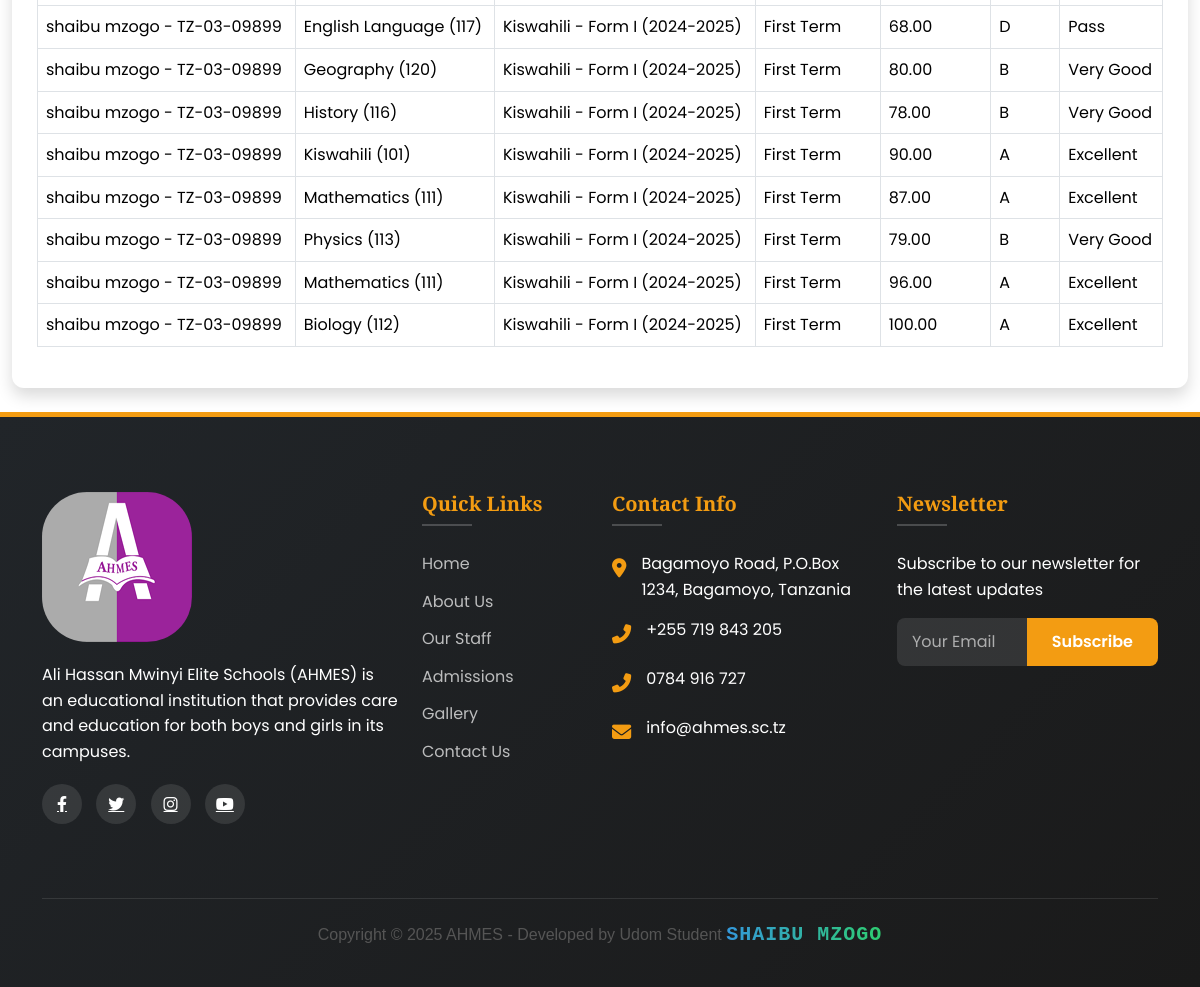
The app's page /teacher/gradebook/ (signed in, lower part), older data.
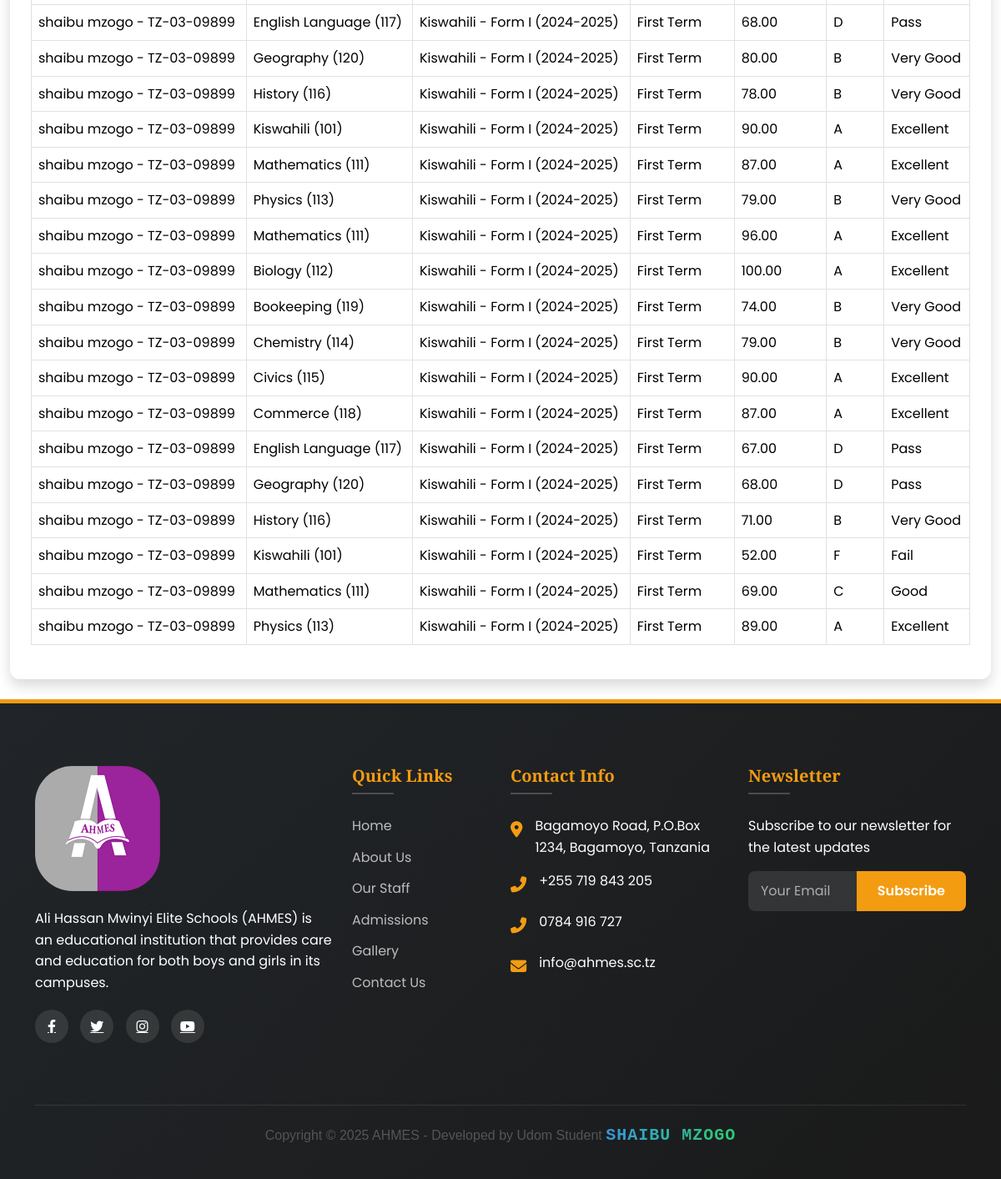
The same page, newer data.
### main/models.py (models this page shows, shortened)
class Result(models.Model):
    TERM_CHOICES = [('1','First Term'),('2','Second Term')]
    student = models.ForeignKey(Student, on_delete=models.CASCADE, related_name='results')
    subject = models.ForeignKey(Subject, on_delete=models.CASCADE)
    school_class = models.ForeignKey(SchoolClass, on_delete=models.CASCADE)
    term = models.CharField(max_length=1, choices=TERM_CHOICES)
    academic_year = models.CharField(max_length=20)
    week_number = models.PositiveSmallIntegerField()
    exam_score = models.DecimalField(max_digits=5, decimal_places=2)
    total_score = models.DecimalField(max_digits=5, decimal_places=2, editable=False)
    grade = models.CharField(max_length=2, editable=False)
    remark = models.CharField(max_length=100, editable=False)
    teacher = models.ForeignKey(StaffMember, on_delete=models.CASCADE, related_name='results_given')
    is_approved = models.BooleanField(default=False)
    approved_by = models.ForeignKey(User, null=True, blank=True, on_delete=models.SET_NULL, related_name='approved_results')
    date_approved = models.DateTimeField(null=True, blank=True)
    class Meta:
        unique_together = ('student','subject','term','academic_year','week_number')

class Student(models.Model):
    GENDER_CHOICES = [
        ('M', 'Male'),
        ('F', 'Female'),
    ]
    user = models.OneToOneField(
        User,
        on_delete=models.CASCADE,
        related_name='student_profile',
        null=True,
        blank=True
    )
    first_name = models.CharField(max_length=100)
    middle_name = models.CharField(max_length=100, blank=True)
    last_name = models.CharField(max_length=100)
    gender = models.CharField(max_length=1, choices=GENDER_CHOICES)
    date_of_birth = models.DateField()
    admission_number = models.CharField(max_length=20, unique=True)
    campus = models.ForeignKey(
        Campus,
        on_delete=models.CASCADE,
        related_name='students'
    )
    level = models.ForeignKey(
        Level,
        on_delete=models.CASCADE,
        related_name='students'
    )
    admission_date = models.DateField()
    parent = models.ForeignKey(
        Parent,
        on_delete=models.CASCADE,
        related_name='students',
        null=True,
        blank=True
    )
    profile_picture = CloudinaryField(
        'students/profile_pictures',
        folder="school/students/profile_pictures",
        transformation={'quality': 'auto:good', 'width': 300, 'height': 300, 'crop': 'fill'},
        blank=True,
        null=True
    )
    created_at = models.DateTimeField(auto_now_add=True)
    updated_at = models.DateTimeField(auto_now=True)
    def __str__(self):
        return f"{self.first_name} {self.last_name} - {self.admission_number}"
    class Meta:
        ordering = ['-created_at']
        verbose_name = 'Student'
        verbose_name_plural = 'Students'

class Subject(models.Model):
    name = models.CharField(max_length=100)
    code = models.CharField(max_length=20, unique=True)
    description = models.TextField(blank=True)
    level = models.ForeignKey(Level, on_delete=models.CASCADE, related_name='subjects')
    def __str__(self):
        return f"{self.name} ({self.code})"

class SchoolClass(models.Model):
    name = models.CharField(max_length=100)
    level = models.ForeignKey(Level, on_delete=models.CASCADE)
    teacher = models.ForeignKey(StaffMember, on_delete=models.CASCADE)
    students = models.ManyToManyField(Student)
    academic_year = models.CharField(max_length=20)
    created_at = models.DateTimeField(auto_now_add=True)
    updated_at = models.DateTimeField(auto_now=True)
    def __str__(self):
        return f"{self.name} - {self.level.name} ({self.academic_year})"

class Level(models.Model):
    name = models.CharField(max_length=100)
    description = models.TextField()

### main/views.py (the view)
# urls.py: path('teacher/gradebook/', views.teacher_gradebook, name='teacher_gradebook'),
@login_required
@user_passes_test(is_teacher)
def teacher_gradebook(request):
    teacher = request.user.staff_profile
    results = Result.objects.filter(teacher=teacher, is_approved=True)
    return render(request, 'academics/teacher_gradebook.html', {
        'results': results
    })

### main/context_processors.py (called while the page is built)
def admin_counts(request):
    if request.user.is_authenticated and request.user.is_admin:
        return {
            'pending_comments': Comment.objects.filter(is_approved=False).count(),
            'gallery_count': Gallery.objects.count(),
        }
    return {}

def unread_messages_count(request):
    if request.user.is_authenticated:
        count = Message.objects.filter(
            conversation__participants=request.user,
            is_read=False
        ).exclude(
            sender=request.user
        ).count()
        print(f"DEBUG: Unread messages count for {request.user}: {count}")  # Debug output
        return {'unread_messages_count': count}
    return {}

### main/models.py (called while the page is built)
    def __str__(self):
        return self.username

### main/views.py (called while the page is built)
def is_teacher(user):
    return user.is_authenticated and (
        hasattr(user, 'staff_profile') and
        user.staff_profile.position == 'Teacher'
    )

### main/templates/academics/teacher_gradebook.html (shortened to what this page needs)
{% extends 'main/base.html' %}
{% load static %}
{% block content %}
<div class="container-fluid">
  <div class="card shadow mb-4">
    <div class="card-body">
      <div class="table-responsive">
        <table class="table table-bordered" width="100%" cellspacing="0">
          <tbody>
            {% for result in results %}
            <tr>
              <td>{{ result.student }}</td>
              <td>{{ result.subject }}</td>
              <td>{{ result.school_class }}</td>
              <td>{{ result.get_term_display }}</td>
              <td>{{ result.total_score }}</td>
              <td>{{ result.grade }}</td>
              <td>{{ result.remark }}</td>
            </tr>
            {% empty %}
            <tr>
              <td colspan="7" class="text-center">No approved results available</td>
            </tr>
            {% endfor %}
          </tbody>
        </table>
      </div>
    </div>
  </div>
</div>
{% endblock %}

Row changes from the older to the newer data that the page shows:
added Result: student "shaibu mzogo - TZ-03-09899", subject "Bookeeping (119)", school_class "Kiswahili - Form I (2024-2025)", term "First Term", total_score "74.00", grade "B", remark "Very Good"
added Result: student "shaibu mzogo - TZ-03-09899", subject "Chemistry (114)", school_class "Kiswahili - Form I (2024-2025)", term "First Term", total_score "79.00", grade "B", remark "Very Good"
added Result: student "shaibu mzogo - TZ-03-09899", subject "Civics (115)", school_class "Kiswahili - Form I (2024-2025)", term "First Term", total_score "90.00", grade "A", remark "Excellent"
added Result: student "shaibu mzogo - TZ-03-09899", subject "Commerce (118)", school_class "Kiswahili - Form I (2024-2025)", term "First Term", total_score "87.00", grade "A", remark "Excellent"
added Result: student "shaibu mzogo - TZ-03-09899", subject "English Language (117)", school_class "Kiswahili - Form I (2024-2025)", term "First Term", total_score "67.00", grade "D", remark "Pass"
added Result: student "shaibu mzogo - TZ-03-09899", subject "Geography (120)", school_class "Kiswahili - Form I (2024-2025)", term "First Term", total_score "68.00", grade "D", remark "Pass"
added Result: student "shaibu mzogo - TZ-03-09899", subject "History (116)", school_class "Kiswahili - Form I (2024-2025)", term "First Term", total_score "71.00", grade "B", remark "Very Good"
added Result: student "shaibu mzogo - TZ-03-09899", subject "Kiswahili (101)", school_class "Kiswahili - Form I (2024-2025)", term "First Term", total_score "52.00", grade "F", remark "Fail"
added Result: student "shaibu mzogo - TZ-03-09899", subject "Mathematics (111)", school_class "Kiswahili - Form I (2024-2025)", term "First Term", total_score "69.00", grade "C", remark "Good"
added Result: student "shaibu mzogo - TZ-03-09899", subject "Physics (113)", school_class "Kiswahili - Form I (2024-2025)", term "First Term", total_score "89.00", grade "A", remark "Excellent"
